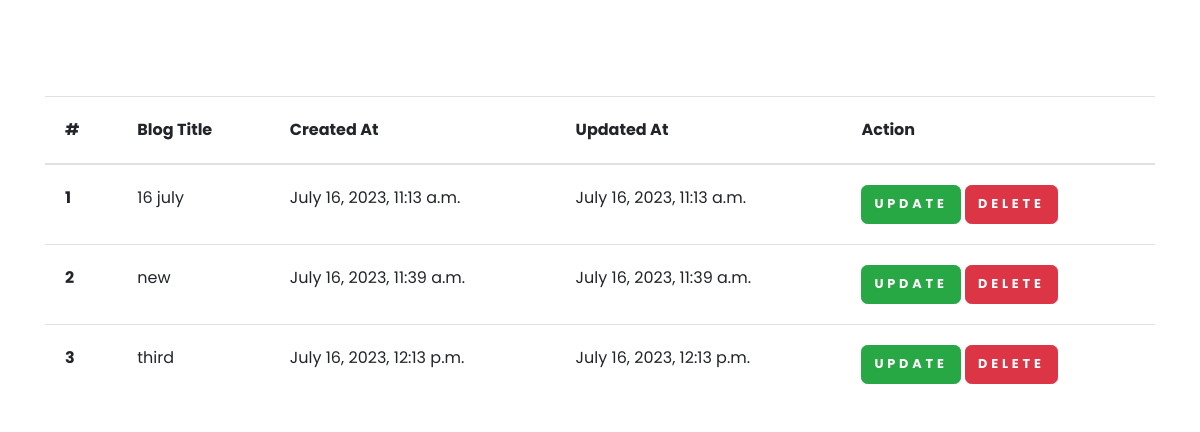
The app's page /see-blog/ (signed in) with its own data.
### blog/models.py (models this page shows, shortened)
class BlogModel(models.Model):
    title = models.CharField(max_length=1000)
    content = FroalaField()
    user = models.ForeignKey(User, on_delete=models.CASCADE)
    image = models.ImageField(upload_to='static/images')
    created_at = models.DateTimeField(auto_now_add=True)
    updated_at = models.DateTimeField(auto_now=True)

### blog/views.py (the view)
# urls.py: path('see-blog/', see_blog, name="see_blog"),
def see_blog(request):
    context = {}
    try:
        blog_objs = BlogModel.objects.filter(user = request.user)
        context['blog_objs'] = blog_objs
    except Exception as e:
        print(e)
    return render(request, 'see_blogs.html', context)

### templates/see_blogs.html
{% extends "base.html" %} {% block body %}
<section class="mt-5 pt-5">
  <div class="container">
    <table class="table">
      <thead>
        <tr>
          <th scope="col">#</th>
          <th scope="col">Blog Title</th>
          <th scope="col">Created At</th>
          <th scope="col">Updated At</th>
          <th scope="col">Action</th>
        </tr>
      </thead>
      <tbody>
        {% for blog in blog_objs %}
        <tr>
          <th scope="row">{{forloop.counter}}</th>
          <td>{{blog.title}}</td>
          <td>{{blog.created_at}}</td>
          <td>{{blog.updated_at}}</td>
          <td>
            <a href="{% url 'blog_update' blog.title %}" class="btn btn-success"
              >Update</a
            >
            <a href="{% url 'blog_delete' blog.id %}" class="btn btn-danger"
              >Delete</a
            >
          </td>
        </tr>
        {% endfor %}
      </tbody>
    </table>
  </div>
</section>
{% endblock %}

### records on screen
BlogModel: title "16 july", created_at "July 16, 2023, 11:13 a.m.", updated_at "July 16, 2023, 11:13 a.m."
BlogModel: title "new", created_at "July 16, 2023, 11:39 a.m.", updated_at "July 16, 2023, 11:39 a.m."
BlogModel: title "third", created_at "July 16, 2023, 12:13 p.m.", updated_at "July 16, 2023, 12:13 p.m."
